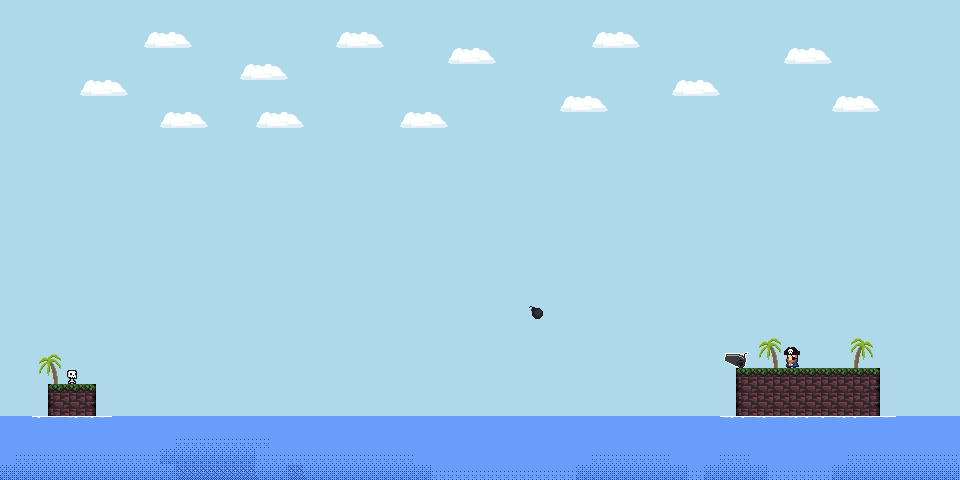

Below is a game level as drawn by its tile map, then a one-line description and the .tmx that defines it (tile-layer data replaced by summaries):
An orthogonal 60x30 tile map with 16x16 px tiles, 3 tile layers (Everything, Duddes, Hat), 2 tilesets.

<map version="1.10" tiledversion="1.11.0" orientation="orthogonal" renderorder="right-down" width="60" height="30" tilewidth="16" tileheight="16" infinite="0" nextlayerid="4" nextobjectid="1">
 <tileset firstgid="1" source="pirates.v1.tsx" />
 <tileset firstgid="257" source="sandbrick_grass_alt_tileset_2.tsx" />
 <layer id="1" name="Everything" width="60" height="30">
  <data>[1800 cells, 1800 non-empty, 17 distinct tile ids]</data>
 </layer>
 <layer id="2" name="Duddes" width="60" height="30">
  <data>[1800 cells, 2 non-empty, 2 distinct tile ids]</data>
 </layer>
 <layer id="3" name="Hat" width="60" height="30">
  <data>[1800 cells, 17 non-empty, 9 distinct tile ids]</data>
 </layer>
</map>
